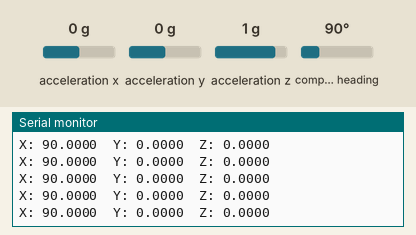
Simulated run of this sketch. Board: Arduino Uno, built with avr-gcc and run on an emulated ATmega328P. Shown: the last lines printed to the serial monitor. The inputs (shaded band) are chosen by the test bench; at power-on: acceleration x 0 g, acceleration y 0 g, acceleration z 1 g, compass heading 90°.

Above: at 7.2 s.
7.3 s: acceleration x set to -1.4 g
At 7.35 s:
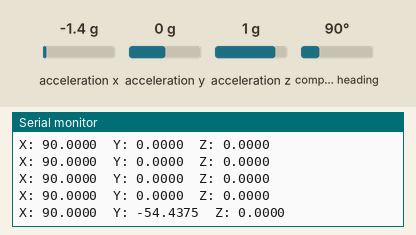
8.8 s: acceleration y set to -1.4 g
At 8.8 s:
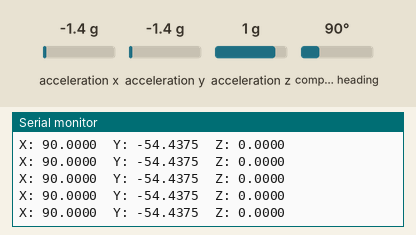
10.3 s: acceleration z set to -1.4 g
At 10.36 s:
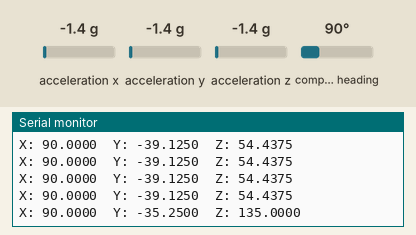
11.8 s: compass heading set to 7°
At 11.81 s:
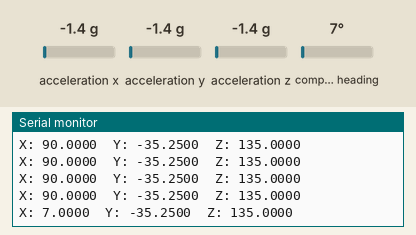
Timing chart, 0 to 14.3 s (numbered marks = the images above; inputs shaded):
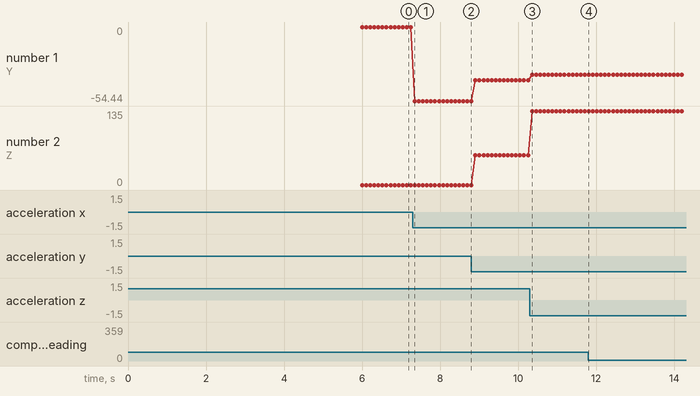

Measured:
- after the input at 7.3 s, the serial monitor: prints a new line after 0.05 s (image 1)
- after the input at 10.3 s, the serial monitor: prints a new line after 0.06 s (image 3)
- after the input at 11.8 s, the serial monitor: prints a new line at once (image 4)
- plotted number 1: 0 → -54.44 after the input at 7.3 s, -54.44 → -39.12 after the input at 8.8 s, -39.12 → -35.25 after the input at 10.3 s
- plotted number 2: 0 → 54.44 after the input at 8.8 s, 54.44 → 135 after the input at 10.3 s

The sketch:

BNO055_Test.ino
```cpp
#include <Wire.h>
#include <Adafruit_Sensor.h>
#include <Adafruit_BNO055.h>
#include <utility/imumaths.h>

Adafruit_BNO055 bno = Adafruit_BNO055(55);

void setup(void)
{
  Serial.begin(9600);
  delay(5000);
  Serial.println("Orientation Sensor Test");
  Serial.println("");


  /* Initialise the sensor */
  if (!bno.begin(bno.OPERATION_MODE_IMUPLUS))
  {

    /* There was a problem detecting the BNO055 ... check your connections */
    Serial.print("Ooops, no BNO055 detected ... Check your wiring or I2C ADDR!");
    while (1);
  }

  delay(1000);

  bno.setExtCrystalUse(true);


}

void loop(void)
{
  //Serial.println("hello");

  /* Get a new sensor event */
  //  sensors_event_t event;
  //  bno.getEvent(&event);
  //
  //  /* Display the floating point data */
  //  Serial.print("X: ");
  //  Serial.print(event.orientation.x, 4);
  //  Serial.print("\tY: ");
  //  Serial.print(event.orientation.y, 4);
  //  Serial.print("\tZ: ");
  //  Serial.print(event.orientation.z, 4);
  //  Serial.println("");


  //delay(100);


  imu::Vector<3> euler = bno.getVector(Adafruit_BNO055::VECTOR_EULER);

  Serial.print("X: ");
  Serial.print(euler.x(), 4);
  Serial.print("\tY: ");
  Serial.print(euler.y(), 4);
  Serial.print("\tZ: ");
  Serial.print(euler.z(), 4);
  Serial.println("");
  delay(100);


}
```
